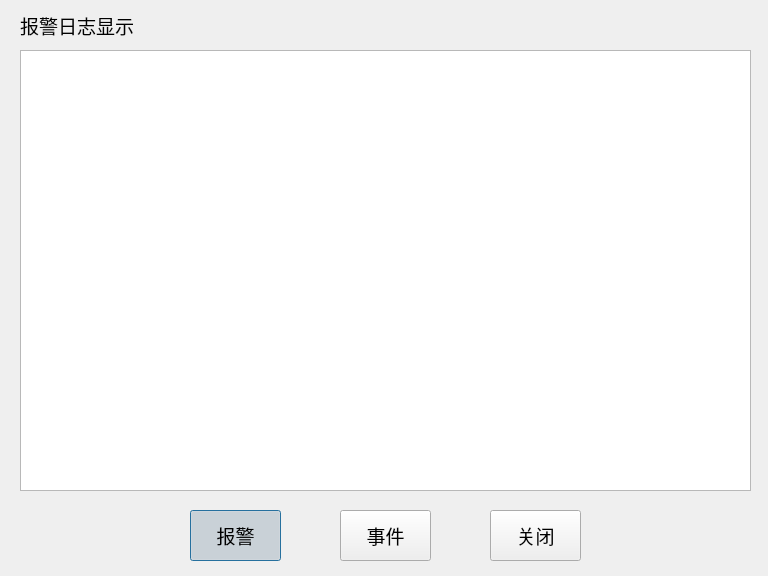
<?xml version="1.0" encoding="UTF-8"?>
<ui version="4.0">
 <class>DialogLog</class>
 <widget class="QDialog" name="DialogLog">
  <property name="windowModality">
   <enum>Qt::ApplicationModal</enum>
  </property>
  <property name="geometry">
   <rect>
    <x>0</x>
    <y>0</y>
    <width>768</width>
    <height>576</height>
   </rect>
  </property>
  <property name="font">
   <font>
    <pointsize>14</pointsize>
   </font>
  </property>
  <property name="windowTitle">
   <string>Dialog</string>
  </property>
  <property name="modal">
   <bool>true</bool>
  </property>
  <widget class="QTableView" name="tableView">
   <property name="geometry">
    <rect>
     <x>20</x>
     <y>50</y>
     <width>731</width>
     <height>441</height>
    </rect>
   </property>
  </widget>
  <widget class="QPushButton" name="pushButton_Alarm">
   <property name="geometry">
    <rect>
     <x>190</x>
     <y>510</y>
     <width>91</width>
     <height>51</height>
    </rect>
   </property>
   <property name="text">
    <string>报警</string>
   </property>
   <property name="checkable">
    <bool>true</bool>
   </property>
   <property name="checked">
    <bool>true</bool>
   </property>
   <attribute name="buttonGroup">
    <string notr="true">buttonGroup</string>
   </attribute>
  </widget>
  <widget class="QLabel" name="label">
   <property name="geometry">
    <rect>
     <x>20</x>
     <y>10</y>
     <width>161</width>
     <height>31</height>
    </rect>
   </property>
   <property name="text">
    <string>报警日志显示</string>
   </property>
  </widget>
  <widget class="QPushButton" name="pushButton_Event">
   <property name="geometry">
    <rect>
     <x>340</x>
     <y>510</y>
     <width>91</width>
     <height>51</height>
    </rect>
   </property>
   <property name="text">
    <string>事件</string>
   </property>
   <property name="checkable">
    <bool>true</bool>
   </property>
   <attribute name="buttonGroup">
    <string notr="true">buttonGroup</string>
   </attribute>
  </widget>
  <widget class="QPushButton" name="pushButton_Close">
   <property name="geometry">
    <rect>
     <x>490</x>
     <y>510</y>
     <width>91</width>
     <height>51</height>
    </rect>
   </property>
   <property name="text">
    <string>关闭</string>
   </property>
  </widget>
 </widget>
 <resources/>
 <connections/>
 <buttongroups>
  <buttongroup name="buttonGroup"/>
 </buttongroups>
</ui>
